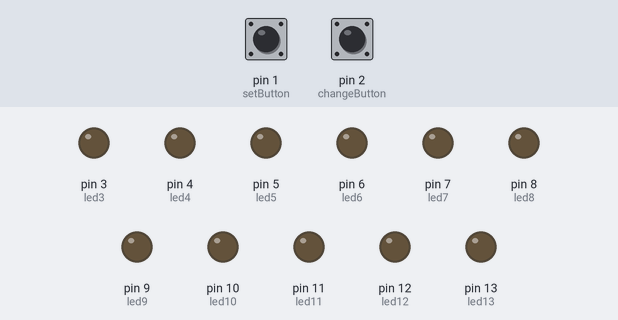
A sketch run on a simulated Arduino Uno, built with avr-gcc and run on an emulated ATmega328P. Parts: output pins drawn as LEDs (lit = HIGH). Dashed ring = blinking. The inputs (shaded band) are chosen by the test bench; at power-on: pin 1 (setButton) LOW, pin 2 (changeButton) LOW.

Above: at 1.2 s.
1.3 s: pin 1 (setButton) pulled HIGH for 0.15 s
At 1.4 s:
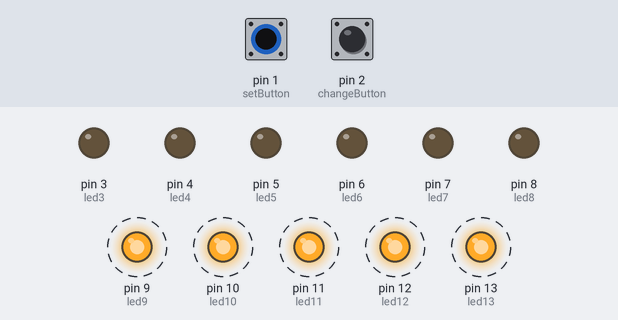
4.3 s: pin 2 (changeButton) pulled HIGH for 0.15 s
At 5.1 s:
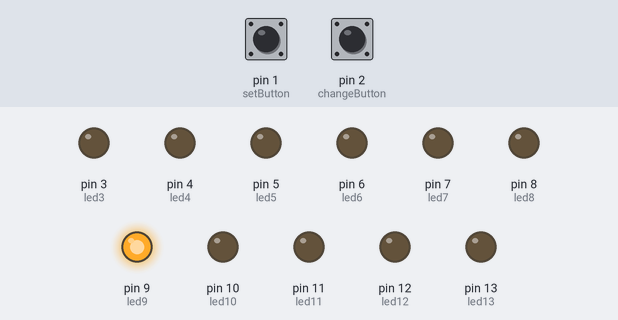
5.9 s: pin 1 (setButton) pulled HIGH for 1 s
At 6.0 s:
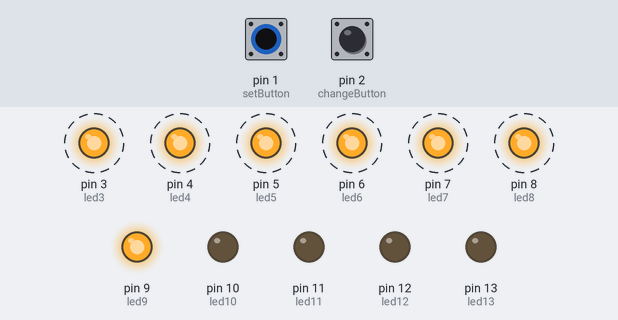
8.9 s: pin 2 (changeButton) pulled HIGH for 1 s
At 9.8 s:
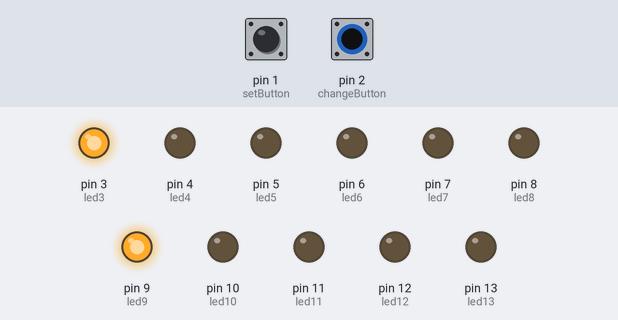
11.4 s: pin 2 (changeButton) pulled HIGH for 0.15 s
At 11.7 s:
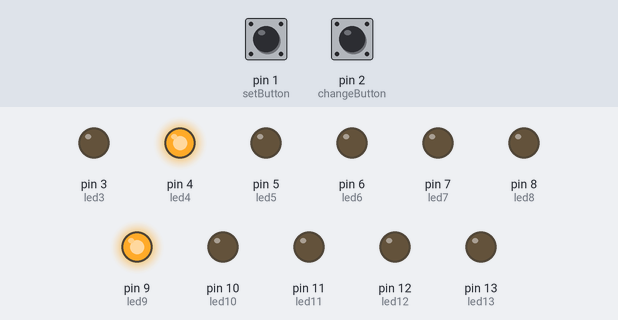
13.0 s: pin 2 (changeButton) pulled HIGH for 3.2 s
At 14.1 s:
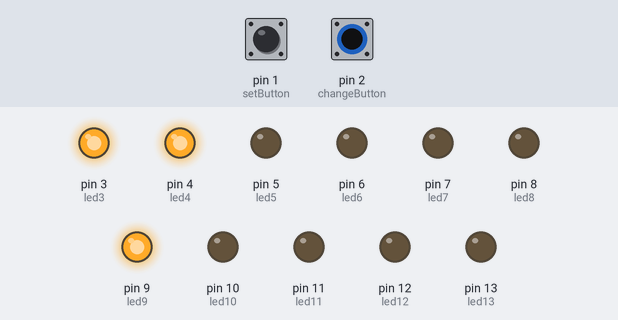
Timing chart, 0 to 16.0 s (numbered marks = the images above; inputs shaded):
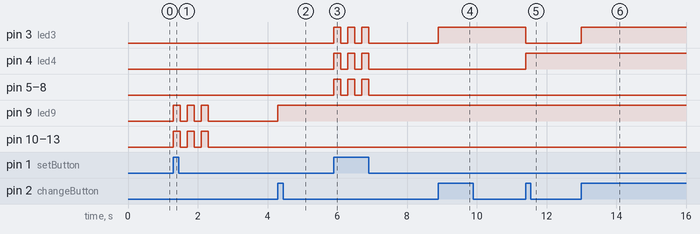

Measured:
- after the input at 1.3 s, pin 9 (led9), pin 10 (led10), pin 11 (led11), pin 12 (led12), pin 13 (led13): alternates HIGH for 0.20 s and LOW for 0.20 s, 6 changes in all, then stays LOW, starting at once
- after the input at 4.3 s, pin 9 (led9): LOW → HIGH at once
- after the input at 5.9 s, pin 3 (led3), pin 4 (led4), pin 5 (led5), pin 6 (led6), pin 7 (led7), pin 8 (led8): alternates HIGH for 0.20 s and LOW for 0.20 s, 6 changes in all, then stays LOW, starting at once
- after the input at 8.9 s, pin 3 (led3): LOW → HIGH at once
- after the input at 11.4 s, pin 3 (led3): HIGH → LOW at once; pin 4 (led4): LOW → HIGH at once
- after the input at 13.0 s, pin 3 (led3): LOW → HIGH at once

The sketch:

binary_clock.ino
```cpp
// Buttons
const int setButton = 1;
const int changeButton = 2;

// LEDs for minutes
const int led3 = 3;
const int led4 = 4;
const int led5 = 5;
const int led6 = 6;
const int led7 = 7;
const int led8 = 8;

// LEDs for hours
const int led9 = 9;
const int led10 = 10;
const int led11 = 11;
const int led12 = 12;
const int led13 = 13;

bool setButtonLow = true;
bool changeButtonLow = true;

bool inSetHourMode = false;
bool inSetMinuteMode = false;

int hour = 0;
int minute = 0;

long prevMillis = 0;

void setup() {
  pinMode(setButton, INPUT);
  pinMode(changeButton, INPUT);

  pinMode(led3, OUTPUT);
  pinMode(led4, OUTPUT);
  pinMode(led5, OUTPUT);
  pinMode(led6, OUTPUT);
  pinMode(led7, OUTPUT);
  pinMode(led8, OUTPUT);

  pinMode(led9, OUTPUT);
  pinMode(led10, OUTPUT);
  pinMode(led11, OUTPUT);
  pinMode(led12, OUTPUT);
  pinMode(led13, OUTPUT);
}

void loop() {
  int setState = digitalRead(setButton);
  if (setState == HIGH && setButtonLow) {
    if (inSetHourMode) {
      inSetHourMode = false;
      inSetMinuteMode = true;
      showMinuteActive();
    } else if (inSetMinuteMode) {
      inSetMinuteMode = false;
      prevMillis = millis() / 60000 * 60000;
      showSetDone();
    } else {
      inSetHourMode = true;
      showHourActive();
    }
    setButtonLow = false;
  } else if (setState == LOW) {
    setButtonLow = true;
  }

  int changeState = digitalRead(changeButton);
  if (changeState == HIGH && changeButtonLow) {
    if (inSetHourMode) {
      hour = (hour + 1) % 24;
      writeHour();
    } else if (inSetMinuteMode) {
      minute = (minute + 1) % 60;
      writeMinute();
    }
    changeButtonLow = false;
  } else if (changeState == LOW) {
    changeButtonLow = true;
  }

  if (!inSetMode()) {
    long currMillis = millis();
    if (currMillis - prevMillis >= 60000) {
      prevMillis = currMillis / 60000 * 60000;
      minute = (minute + 1) % 60;
      writeMinute();

      if (minute == 0) {
        hour = (hour + 1) % 24;
        writeHour();
      }
    }
  }
}

boolean inSetMode() {
  return inSetMinuteMode || inSetHourMode;
}

void writeHour() {
  writeTime(hour, led9, led13);
}

void writeMinute() {
  writeTime(minute, led3, led8);
}

void writeTime(int number, int ledStart, int ledEnd) {
  for (int led = ledStart; led <= ledEnd; led++) {
    digitalWrite(led, bitRead(number, led - ledStart));
  }
}

// Show visual confirmation of setting the time
void showHourActive() {
  showActive(led9, led13);
  writeHour();
}

void showMinuteActive() {
  showActive(led3, led8);
  writeMinute();
}

void showSetDone() {
  for (int i = 0; i < 3; i++) {
    writeTime(0, led3, led13);
    delay(200);
    writeHour();
    writeMinute();
    delay(200);
  }
}

void showActive(int ledStart, int ledEnd) {
  for (int i = 0; i < 3; i++) {
    for (int led = ledStart; led <= ledEnd; led++) {
      digitalWrite(led, HIGH);
    }
    delay(200);
    for (int led = ledStart; led <= ledEnd; led++) {
      digitalWrite(led, LOW);
    }
    delay(200);
  }
}
```
